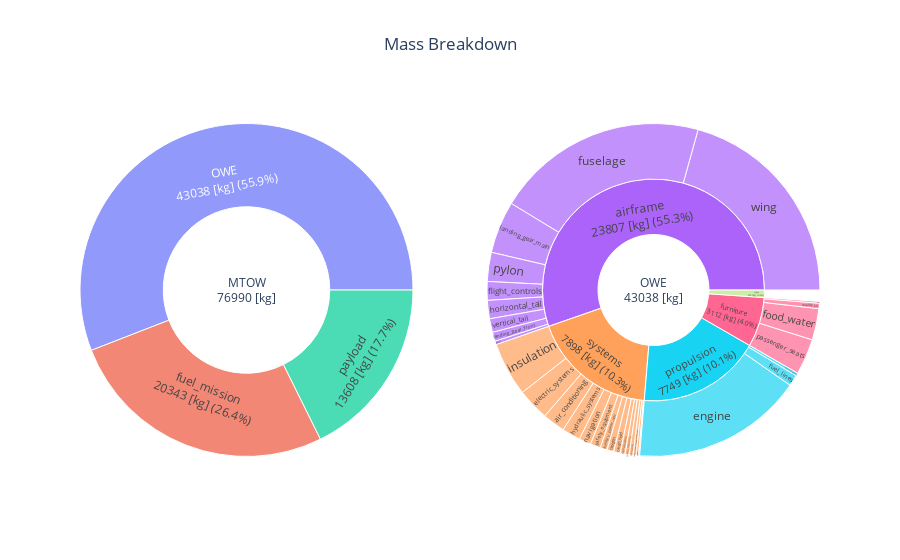

The cell this chart's notebook holds for it:
### Markdown cell above
This first mass breakdown plot enables to visualize the Maximum TakeOff Weight (MTOW) and Overall Weight Empty (OWE) for a single design.

### Code cell
fig = mass_breakdown_sun_plot(CeRAS_OUTPUT_FILE)
fig.show()

### Figure 1 — Plotly figure (JSON) as saved in the notebook; plotly's stock layout.template omitted (floating-point values rounded to 4 significant figures)
{"data": [{"branchvalues": "total", "domain": {"x": [0, 0.45], "y": [0, 1]}, "labels": ["MTOW<br>76990 [kg]", "payload<br>13608 [kg] (17.7%)", "fuel_mission<br>20343 [kg] (26.4%)", "OWE<br>43038 [kg] (55.9%)"], "parents": ["", "MTOW<br>76990 [kg]", "MTOW<br>76990 [kg]", "MTOW<br>76990 [kg]"], "type": "sunburst", "values": [76990.0, 13608, 20340.0, 43040.0]}, {"branchvalues": "total", "domain": {"x": [0.55, 1], "y": [0, 1]}, "labels": ["OWE<br>43038 [kg]", "airframe<br>23807 [kg] (55.3%)", "propulsion<br>7749 [kg] (10.1%)", "systems<br>7898 [kg] (10.3%)", "furniture<br>3112 [kg] (4.0%)", "crew<br>470 [kg] (0.6%)", "wing", "fuselage", "horizontal_tail", "vertical_tail", "flight_controls", "landing_gear_main", "landing_gear_front", "pylon", "paint", "engine", "fuel_lines", "unconsumables", "auxiliary_power_unit", "electric_systems", "hydraulic_systems", "insulation", "air_conditioning", "de-icing", "cabin_lighting", "seats_crew_accommodation", "oxygen", "safety_equipment", "navigation", "transmission", "radar", "cargo_hold", "flight_kit", "passenger_seats", "food_water", "security_kit", "toilets"], "parents": ["", "OWE<br>43038 [kg]", "OWE<br>43038 [kg]", "OWE<br>43038 [kg]", "OWE<br>43038 [kg]", "OWE<br>43038 [kg]", "airframe<br>23807 [kg] (55.3%)", "airframe<br>23807 [kg] (55.3%)", "airframe<br>23807 [kg] (55.3%)", "airframe<br>23807 [kg] (55.3%)", "airframe<br>23807 [kg] (55.3%)", "airframe<br>23807 [kg] (55.3%)", "airframe<br>23807 [kg] (55.3%)", "airframe<br>23807 [kg] (55.3%)", "airframe<br>23807 [kg] (55.3%)", "propulsion<br>7749 [kg] (10.1%)", "propulsion<br>7749 [kg] (10.1%)", "propulsion<br>7749 [kg] (10.1%)", "systems<br>7898 [kg] (10.3%)", "systems<br>7898 [kg] (10.3%)", "systems<br>7898 [kg] (10.3%)", "systems<br>7898 [kg] (10.3%)", "systems<br>7898 [kg] (10.3%)", "systems<br>7898 [kg] (10.3%)", "systems<br>7898 [kg] (10.3%)", "systems<br>7898 [kg] (10.3%)", "systems<br>7898 [kg] (10.3%)", "systems<br>7898 [kg] (10.3%)", "systems<br>7898 [kg] (10.3%)", "systems<br>7898 [kg] (10.3%)", "systems<br>7898 [kg] (10.3%)", "systems<br>7898 [kg] (10.3%)", "systems<br>7898 [kg] (10.3%)", "furniture<br>3112 [kg] (4.0%)", "furniture<br>3112 [kg] (4.0%)", "furniture<br>3112 [kg] (4.0%)", "furniture<br>3112 [kg] (4.0%)"], "type": "sunburst", "values": [43040.0, 23810.0, 7750.0, 7898.0, 3112.0, 470, 8901.0, 8875.0, 764.9, 569.2, 781.0, 2178.0, 383.8, 1212.0, 142.9, 7161.0, 467.1, 121.2, 287.4, 1343.0, 773.1, 2254.0, 942.4, 164.0, 169.7, 126, 284.1, 432.7, 499.4, 200, 100, 277.8, 45, 1500, 1312.0, 225, 75]}], "layout": {"title": {"text": "Mass Breakdown", "x": 0.5}}}
